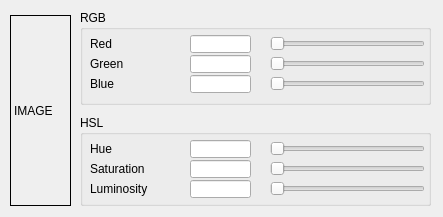
<?xml version="1.0" encoding="UTF-8"?>
<ui version="4.0">
 <class>CQDlgColor</class>
 <widget class="QDialog" name="CQDlgColor">
  <property name="geometry">
   <rect>
    <x>0</x>
    <y>0</y>
    <width>443</width>
    <height>217</height>
   </rect>
  </property>
  <property name="windowTitle">
   <string>Color Adjustment</string>
  </property>
  <property name="locale">
   <locale language="English" country="UnitedStates"/>
  </property>
  <widget class="QGroupBox" name="groupBox">
   <property name="geometry">
    <rect>
     <x>80</x>
     <y>10</y>
     <width>351</width>
     <height>95</height>
    </rect>
   </property>
   <property name="title">
    <string>RGB</string>
   </property>
   <property name="flat">
    <bool>false</bool>
   </property>
   <widget class="QLabel" name="label">
    <property name="geometry">
     <rect>
      <x>10</x>
      <y>25</y>
      <width>91</width>
      <height>18</height>
     </rect>
    </property>
    <property name="text">
     <string>Red</string>
    </property>
   </widget>
   <widget class="QLabel" name="label_2">
    <property name="geometry">
     <rect>
      <x>10</x>
      <y>45</y>
      <width>91</width>
      <height>18</height>
     </rect>
    </property>
    <property name="text">
     <string>Green</string>
    </property>
   </widget>
   <widget class="QLabel" name="label_3">
    <property name="geometry">
     <rect>
      <x>10</x>
      <y>65</y>
      <width>91</width>
      <height>18</height>
     </rect>
    </property>
    <property name="text">
     <string>Blue</string>
    </property>
   </widget>
   <widget class="QLineEdit" name="qqRedValue">
    <property name="geometry">
     <rect>
      <x>110</x>
      <y>25</y>
      <width>61</width>
      <height>18</height>
     </rect>
    </property>
   </widget>
   <widget class="QLineEdit" name="qqGreenValue">
    <property name="geometry">
     <rect>
      <x>110</x>
      <y>45</y>
      <width>61</width>
      <height>18</height>
     </rect>
    </property>
   </widget>
   <widget class="QLineEdit" name="qqBlueValue">
    <property name="geometry">
     <rect>
      <x>110</x>
      <y>65</y>
      <width>61</width>
      <height>18</height>
     </rect>
    </property>
   </widget>
   <widget class="QSlider" name="qqRedSlider">
    <property name="geometry">
     <rect>
      <x>190</x>
      <y>25</y>
      <width>155</width>
      <height>18</height>
     </rect>
    </property>
    <property name="maximum">
     <number>100</number>
    </property>
    <property name="orientation">
     <enum>Qt::Horizontal</enum>
    </property>
   </widget>
   <widget class="QSlider" name="qqGreenSlider">
    <property name="geometry">
     <rect>
      <x>190</x>
      <y>45</y>
      <width>155</width>
      <height>18</height>
     </rect>
    </property>
    <property name="maximum">
     <number>100</number>
    </property>
    <property name="orientation">
     <enum>Qt::Horizontal</enum>
    </property>
   </widget>
   <widget class="QSlider" name="qqBlueSlider">
    <property name="geometry">
     <rect>
      <x>190</x>
      <y>65</y>
      <width>155</width>
      <height>18</height>
     </rect>
    </property>
    <property name="maximum">
     <number>100</number>
    </property>
    <property name="orientation">
     <enum>Qt::Horizontal</enum>
    </property>
   </widget>
  </widget>
  <widget class="QGroupBox" name="groupBox_2">
   <property name="geometry">
    <rect>
     <x>80</x>
     <y>115</y>
     <width>351</width>
     <height>91</height>
    </rect>
   </property>
   <property name="title">
    <string>HSL</string>
   </property>
   <property name="flat">
    <bool>false</bool>
   </property>
   <widget class="QLabel" name="label_4">
    <property name="geometry">
     <rect>
      <x>10</x>
      <y>25</y>
      <width>91</width>
      <height>18</height>
     </rect>
    </property>
    <property name="text">
     <string>Hue</string>
    </property>
   </widget>
   <widget class="QLabel" name="label_5">
    <property name="geometry">
     <rect>
      <x>10</x>
      <y>45</y>
      <width>91</width>
      <height>18</height>
     </rect>
    </property>
    <property name="text">
     <string>Saturation</string>
    </property>
   </widget>
   <widget class="QLabel" name="label_6">
    <property name="geometry">
     <rect>
      <x>10</x>
      <y>65</y>
      <width>91</width>
      <height>18</height>
     </rect>
    </property>
    <property name="text">
     <string>Luminosity</string>
    </property>
   </widget>
   <widget class="QLineEdit" name="qqHueValue">
    <property name="geometry">
     <rect>
      <x>110</x>
      <y>25</y>
      <width>61</width>
      <height>18</height>
     </rect>
    </property>
   </widget>
   <widget class="QLineEdit" name="qqSaturationValue">
    <property name="geometry">
     <rect>
      <x>110</x>
      <y>45</y>
      <width>61</width>
      <height>18</height>
     </rect>
    </property>
   </widget>
   <widget class="QLineEdit" name="qqLuminosityValue">
    <property name="geometry">
     <rect>
      <x>110</x>
      <y>65</y>
      <width>61</width>
      <height>18</height>
     </rect>
    </property>
   </widget>
   <widget class="QSlider" name="qqHueSlider">
    <property name="geometry">
     <rect>
      <x>190</x>
      <y>25</y>
      <width>155</width>
      <height>18</height>
     </rect>
    </property>
    <property name="maximum">
     <number>100</number>
    </property>
    <property name="orientation">
     <enum>Qt::Horizontal</enum>
    </property>
   </widget>
   <widget class="QSlider" name="qqSaturationSlider">
    <property name="geometry">
     <rect>
      <x>190</x>
      <y>45</y>
      <width>155</width>
      <height>18</height>
     </rect>
    </property>
    <property name="maximum">
     <number>100</number>
    </property>
    <property name="orientation">
     <enum>Qt::Horizontal</enum>
    </property>
   </widget>
   <widget class="QSlider" name="qqLuminositySlider">
    <property name="geometry">
     <rect>
      <x>190</x>
      <y>65</y>
      <width>155</width>
      <height>18</height>
     </rect>
    </property>
    <property name="maximum">
     <number>100</number>
    </property>
    <property name="singleStep">
     <number>1</number>
    </property>
    <property name="orientation">
     <enum>Qt::Horizontal</enum>
    </property>
   </widget>
  </widget>
  <widget class="QLabel" name="qqImage">
   <property name="geometry">
    <rect>
     <x>10</x>
     <y>15</y>
     <width>61</width>
     <height>191</height>
    </rect>
   </property>
   <property name="frameShape">
    <enum>QFrame::Box</enum>
   </property>
   <property name="frameShadow">
    <enum>QFrame::Plain</enum>
   </property>
   <property name="lineWidth">
    <number>1</number>
   </property>
   <property name="text">
    <string>IMAGE</string>
   </property>
  </widget>
 </widget>
 <tabstops>
  <tabstop>qqRedValue</tabstop>
  <tabstop>qqRedSlider</tabstop>
  <tabstop>qqGreenValue</tabstop>
  <tabstop>qqGreenSlider</tabstop>
  <tabstop>qqBlueValue</tabstop>
  <tabstop>qqBlueSlider</tabstop>
  <tabstop>qqHueValue</tabstop>
  <tabstop>qqHueSlider</tabstop>
  <tabstop>qqSaturationValue</tabstop>
  <tabstop>qqSaturationSlider</tabstop>
  <tabstop>qqLuminosityValue</tabstop>
  <tabstop>qqLuminositySlider</tabstop>
 </tabstops>
 <resources/>
 <connections/>
</ui>
